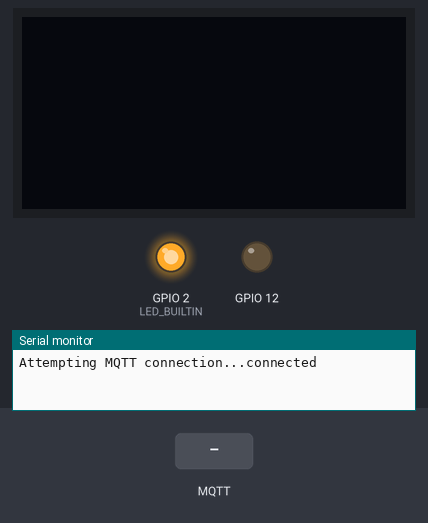
The program below on a simulated ESP8266 (NodeMCU). Shown: 128×64 one-colour display, output pins drawn as LEDs (lit = HIGH, except the on-board LED, lit = LOW), the last lines printed to the serial monitor. The test bench sets the inputs (shaded band). WiFi joins after 1.5 s; servers stay silent unless stated; random numbers use the default seed unless the program sets one; no MQTT or app messages arrive unless stated.

Above: at 2.3 s.
2.4 s: MQTT message "relay1" arrives on the first subscribed topic
At 3.6 s:
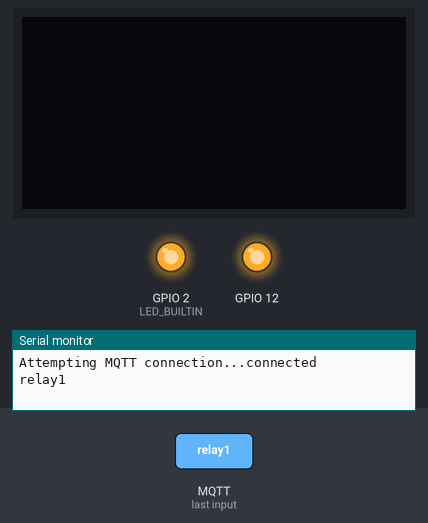
3.9 s: MQTT message "led1" arrives on the first subscribed topic
At 4.7 s:
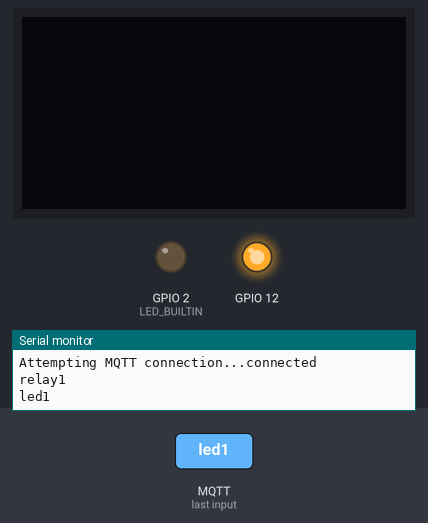
5.4 s: MQTT message "led0" arrives on the first subscribed topic
At 5.8 s:
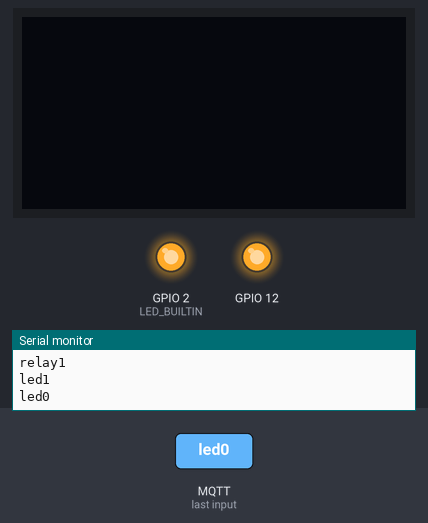
6.9 s: MQTT message "relay0" arrives on the first subscribed topic
At 8.2 s:
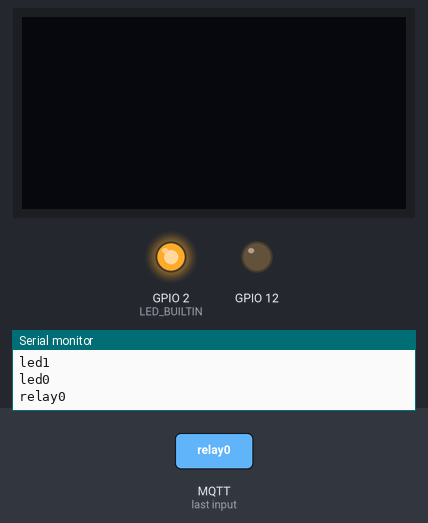
Timing chart, 0 to 9.4 s (numbered marks = the images above; inputs shaded):
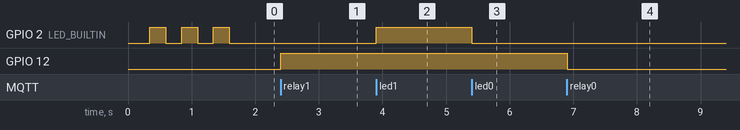

The program:

main.cpp
```cpp
#include <Arduino.h>
#include <ESP8266WiFi.h>
#include <PubSubClient.h>
#include <U8g2lib.h>

#ifdef U8X8_HAVE_HW_SPI
#include <SPI.h>
#endif
#ifdef U8X8_HAVE_HW_I2C
#include <Wire.h>
#endif

const char* ssid = "Erasmus";
const char* password = "Armandertett123";
const char* mqtt_server = "192.168.0.106";

WiFiClient espClient;
PubSubClient client(espClient);
long lastMsg = 0;
char msg[50];
int value = 0;

void setup_wifi() {
  delay(10);
  WiFi.begin(ssid, password);
}

void callback(char* topic, byte* payload, unsigned int length) {
  String msgIN = "";
  for (int i=0;i<length;i++)
  {
    msgIN += (char)payload[i];
  }
  String msgString = msgIN;
  Serial.println(msgString);

  // --- code for execution goes here ---

  if (msgIN == "led1") {
    digitalWrite(LED_BUILTIN, HIGH);
  } else if (msgIN == "led0") {
    digitalWrite(LED_BUILTIN, LOW);
  } else if (msgIN == "relay1") {
    digitalWrite(12, HIGH);
  } else if (msgIN == "relay0") {
    digitalWrite(12, LOW);
  }

  // ------------------------------------

}

void reconnect() {
  while (!client.connected()) {
   Serial.print("Attempting MQTT connection...");
   String clientId = "ESP-";
   clientId += String(random(0xffff), HEX);
   if (client.connect(clientId.c_str())) {
     Serial.println("connected");
     client.publish("connections", "ESP connected");
     client.subscribe("topic");
     digitalWrite(LED_BUILTIN, LOW);
     delay(250);
     digitalWrite(LED_BUILTIN, HIGH);
     delay(250);
     digitalWrite(LED_BUILTIN, LOW);
     delay(250);
     digitalWrite(LED_BUILTIN, HIGH);
     delay(250);
     digitalWrite(LED_BUILTIN, LOW);
     delay(250);
     digitalWrite(LED_BUILTIN, HIGH);
     delay(250);
     digitalWrite(LED_BUILTIN, LOW);
   } else {
     Serial.print("failed, rc=");
     Serial.print(client.state());
     Serial.println(" try again in 2 seconds");
     delay(2000);
    }
  }
}

U8G2_SSD1306_128X64_NONAME_F_SW_I2C u8g2(U8G2_R0, /* clock=*/ SCL, /* data=*/ SDA, /* reset=*/ U8X8_PIN_NONE);

void setup(void) {
  u8g2.begin();
  Serial.begin(115200);
  setup_wifi();
  client.setServer(mqtt_server, 1883);
  client.setCallback(callback);

  pinMode(LED_BUILTIN, OUTPUT);
  pinMode(12, OUTPUT);
}

void loop(void) {
  if (!client.connected()) {
    reconnect();
  }

  client.loop();

  u8g2.clearBuffer();					// clear the internal oled display memory
}
```

Measured:
- after the input at 2.4 s, GPIO 12: LOW → HIGH at once
- after the input at 3.9 s, GPIO 2 (LED_BUILTIN): LOW → HIGH at once
- after the input at 5.4 s, GPIO 2 (LED_BUILTIN): HIGH → LOW at once
- after the input at 6.9 s, GPIO 12: HIGH → LOW at once
- by itself, GPIO 2 (LED_BUILTIN): alternates HIGH for 0.25 s and LOW for 0.25 s, 6 changes in all, then stays LOW
